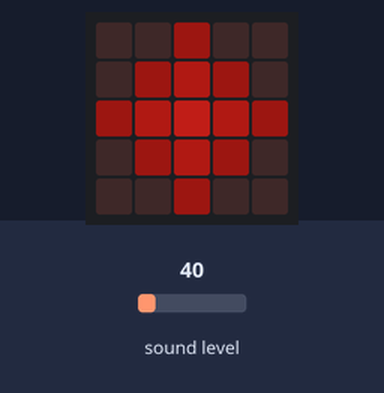
This program was run on a simulated BBC micro:bit running MicroPython. Parts: the board's 5×5 LED display. The inputs (shaded band) are chosen by the test bench; at power-on: sound level 40. Dim RGB values are drawn brighter than linear.

Above: at 1.2 s.
1.3 s: sound level set to 5
At 2.0 s:
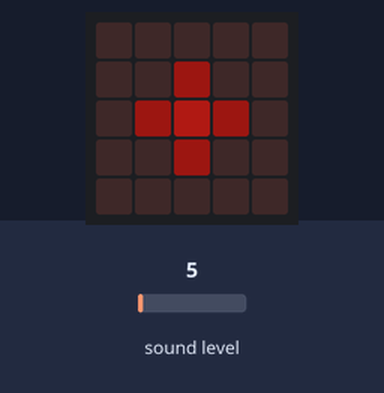
2.8 s: sound level set to 64
At 3.2 s:
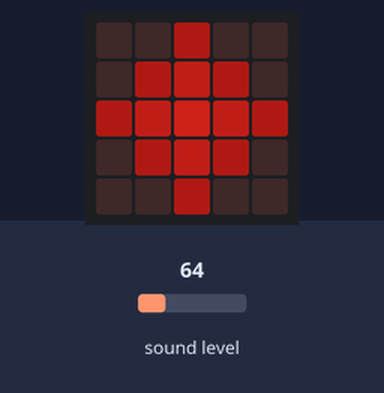
4.3 s: sound level set to 128
At 5.5 s:
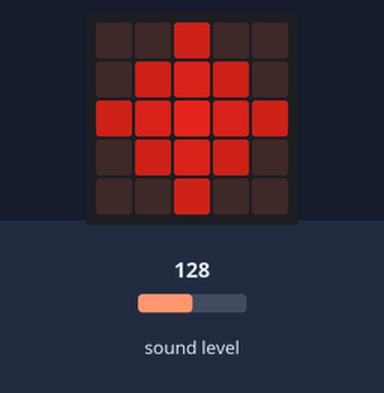
Timing chart, 0 to 7.3 s (numbered marks = the images above; inputs shaded):
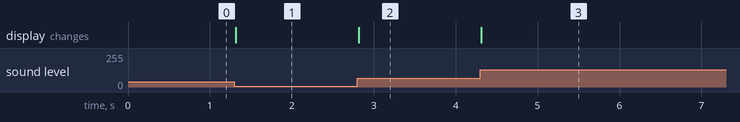

The program:

sound-brightness-main.py
```python
from microbit import *

cross_images = ['00000:00100:01210:00100:00000',
                '00100:01210:12321:01210:00100',
                '00200:02320:23432:02320:00200',
                '00300:03430:34543:03430:00300',
                '00400:04540:45654:04540:00400',
                '00500:05650:56765:05650:00500',
                '00600:06760:67876:06760:00600',
                '00700:07870:78987:07870:00700',
                '00800:08980:89998:08980:00800',
                '00900:09990:99999:09990:00900']

def normalize(value, input_range, output_range) -> float:
    '''
    Rescale x from its min/max range to a target range [a, b] using the formula:

        a + (x - min(x)) * (b - a) / (max(x) - min(x))
    '''
    return output_range[0] + ((value - input_range[0]) * (output_range[1] - output_range[0])) / (input_range[0] - input_range[1])

while True:
    sound_level = microphone.sound_level()

    # sound level is [0-255] but brightness is [0-9] => Normalize!
    normalized = int(abs(normalize(sound_level, [0, 255], [0, 9])))

    #print('V: ', sound_level, ' => ', normalized)

    image = Image(cross_images[normalized])
    display.show(image)
    sleep(15)
```

Measured:
- after the input at 1.3 s, the display: changes at once (image 1)
- after the input at 2.8 s, the display: changes at once (image 2)
- after the input at 4.3 s, the display: changes at once (image 3)
